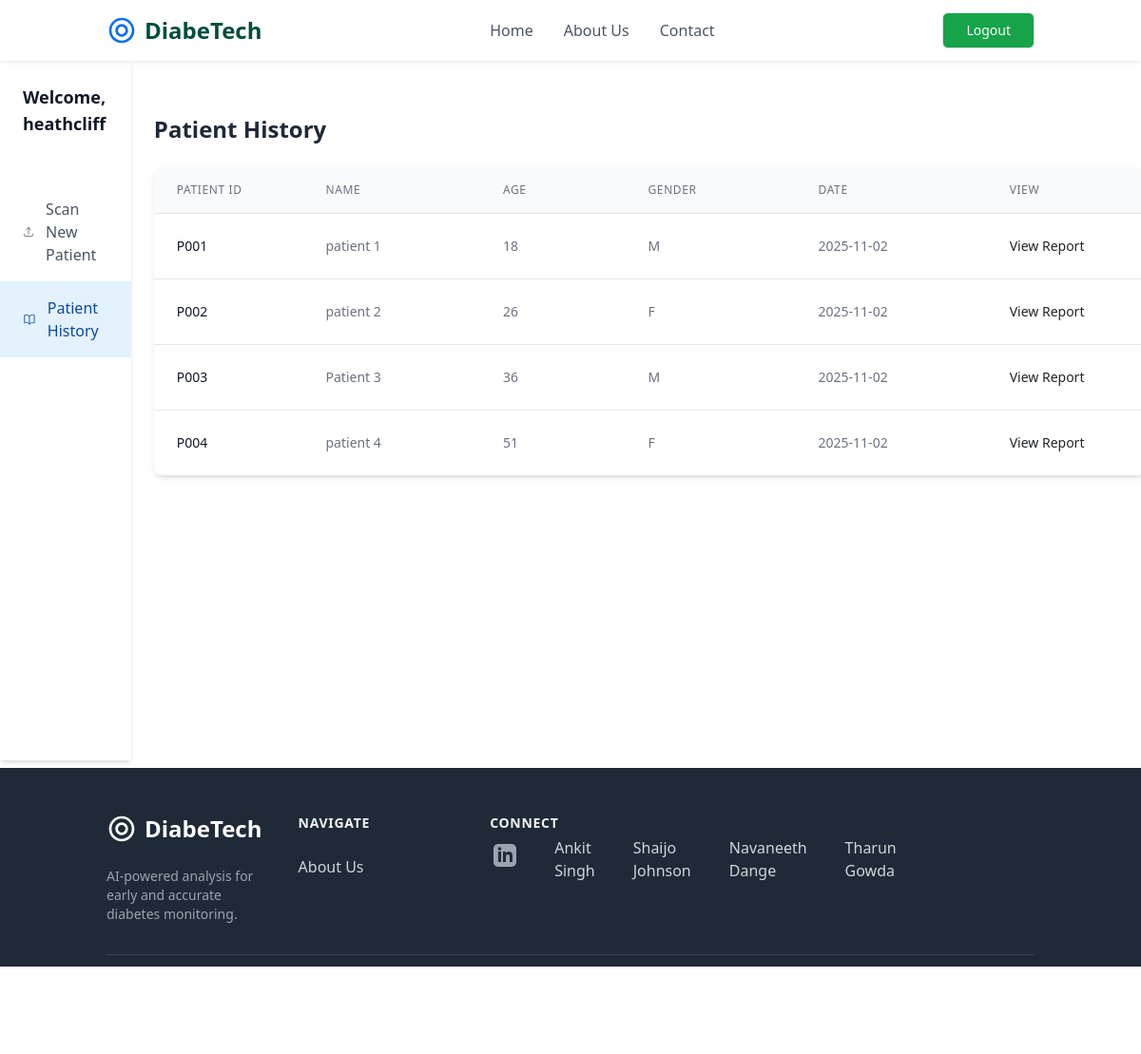
The page /patienthistory (signed in) on the database as committed earlier.
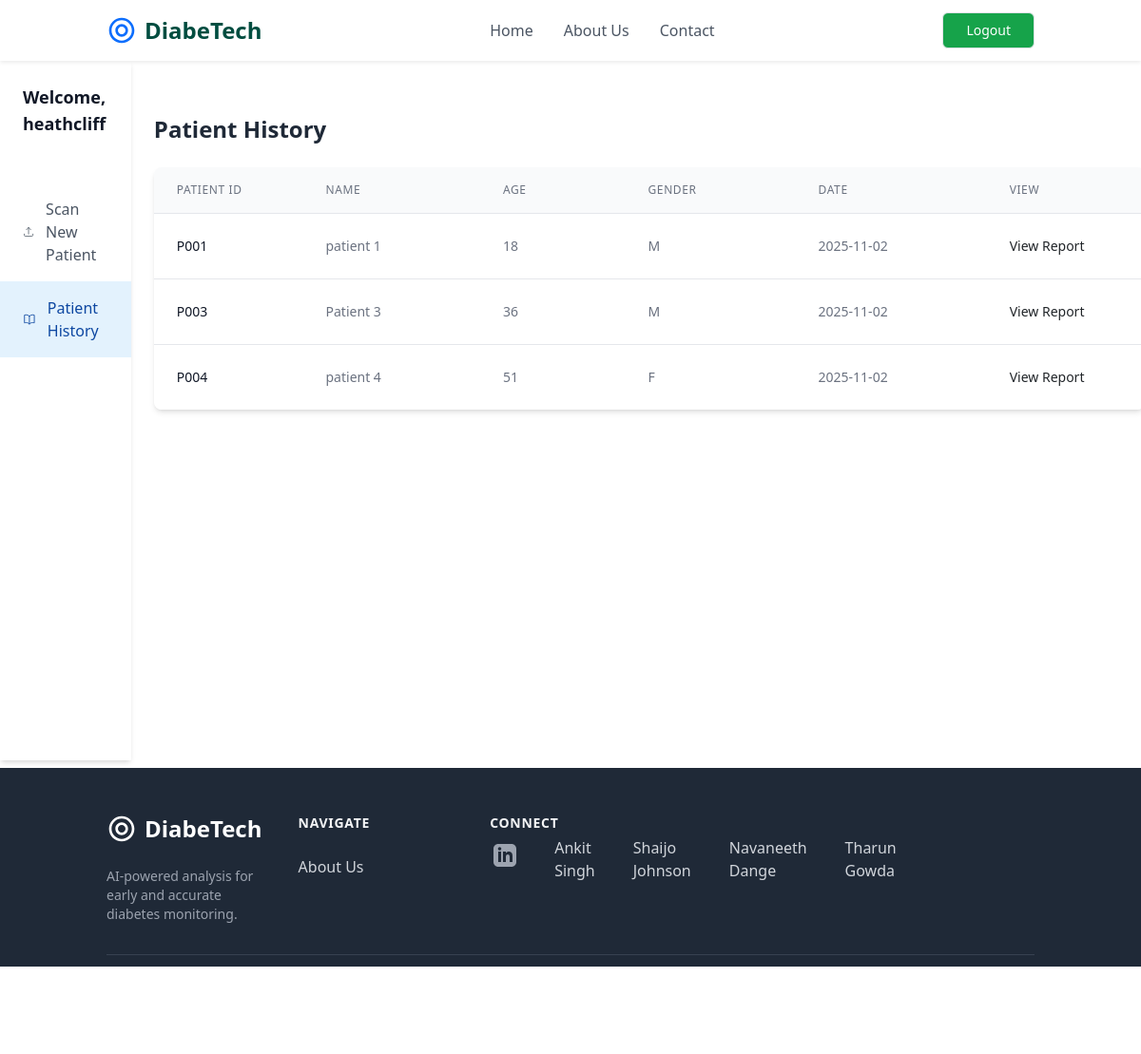
The same page on the database as committed later.
### retinopathy/modules.py (models this page shows, shortened)
class User(db.Model, UserMixin):
    id = db.Column(db.Integer, primary_key = True)
    username = db.Column(db.String(20), unique = True, nullable = False)
    email = db.Column(db.String(120), unique = True, nullable = False)
    password = db.Column(db.String(60), nullable = False)
    patients = db.relationship('Patient', backref = 'doctor', lazy = True)

class Patient(db.Model):
    patient_id = db.Column(db.String(20), unique = True, nullable = False, primary_key = True)
    name = db.Column(db.String(100), nullable = False)
    age = db.Column(db.Integer, nullable = False)
    sex = db.Column(db.String(10), nullable = False)
    RightEye_image_file = db.Column(db.String(100), nullable = False, default = 'default.jpg')
    LeftEye_image_file = db.Column(db.String(100), nullable = False, default = 'default.jpg')
    RightEye_diagnosis = db.Column(db.String(200), nullable = False)
    LeftEye_diagnosis = db.Column(db.String(200), nullable = False)
    date_uploaded = db.Column(db.DateTime, nullable = False, default = datetime.utcnow)
    user_id = db.Column(db.Integer, db.ForeignKey('user.id'), nullable = False)
    processed_RightEye_image_file = db.Column(db.String(100), nullable = True)
    processed_LeftEye_image_file = db.Column(db.String(100), nullable = True)
    RightEye_prediction = db.Column(db.Integer, nullable = True)
    LeftEye_prediction = db.Column(db.Integer, nullable = True)

### retinopathy/routes.py (the view)
@app.route('/patienthistory')
@login_required
def patient_history():
    patients = Patient.query.filter_by(user_id=current_user.id).all()
    return render_template('patienthistory.html', patients=patients)

### retinopathy/modules.py (called while the page is built)
@login_manager.user_loader
def load_user(user_id):
    return User.query.get(int(user_id))

### retinopathy/templates/patienthistory.html (shortened to what this page needs)
{% extends "layout.html" %}
{% block content %}
<div class="flex h-screen" style="height: calc(100vh - 64px);">
            <aside class="w-64 bg-white shadow-md hidden md:block">
                <div class="py-4 px-6">
                    <h2 class="text-lg font-semibold text-gray-900">Welcome, {{ current_user.username }}</h2>
                </div>
                <nav class="mt-6">
                    <a href="{{ url_for('analyze_image') }}" data-page="scan-patient" class="flex items-center px-6 py-3 text-gray-600 hover:bg-gray-100">
                        <svg class="h-6 w-6" xmlns="http://www.w3.org/2000/svg" fill="none" viewBox="0 0 24 24" stroke-width="1.5" stroke="currentColor"><path stroke-linecap="round" stroke-linejoin="round" d="M3 16.5v2.25A2.25 2.25 0 005.25 21h13.5A2.25 2.25 0 0021 18.75V16.5m-13.5-9L12 3m0 0l4.5 4.5M12 3v13.5" /></svg>
                        <span class="ml-3">Scan New Patient</span>
                    </a>
                    <a href="{{ url_for('patient_history') }}" data-page="patient-list" class="flex items-center px-6 py-3 bg-secondary-light text-secondary-dark font-medium">
                        <span class="ml-3">Patient History</span>
                    </a>
                </nav>
            </aside>
<div class="p-4 md:p-8">
    <main>
        <div class="mt-8">
            <h2 class="text-2xl font-semibold text-gray-800 mb-4">Patient History</h2>
                <div class="mt-6 bg-white shadow-md rounded-lg overflow-hidden">
                    <table class="min-w-max divide-y divide-gray-200">
                        <thead class="bg-gray-50">
                            <tr>
                                <th scope="col" class="px-6 py-3 text-left text-xs font-medium text-gray-500 uppercase tracking-wider">Patient ID</th>
                                <th scope="col" class="px-16 py-3 text-left text-xs font-medium text-gray-500 uppercase tracking-wider">Name</th>
                                <th scope="col" class="px-16 py-3 text-left text-xs font-medium text-gray-500 uppercase tracking-wider">Age</th>
                                <th scope="col" class="px-16 py-3 text-left text-xs font-medium text-gray-500 uppercase tracking-wider">Gender</th>
                                <th scope="col" class="px-16 py-3 text-left text-xs font-medium text-gray-500 uppercase tracking-wider">Date</th>
                                <th scope="col" class="px-16 py-3 text-left text-xs font-medium text-gray-500 uppercase tracking-wider">View</th>
                            </tr>
                        </thead>
                        <tbody class="bg-white divide-y divide-gray-200">
                        {% for patient in patients %}
                            <tr>
                                <td class="px-6 py-4 whitespace-nowrap text-sm font-medium text-gray-900">{{ patient.patient_id }}</td>
                                <td class="px-16 py-4 whitespace-nowrap text-sm text-gray-500">{{ patient.name }}</td>
                                <td class="px-16 py-4 whitespace-nowrap text-sm text-gray-500">{{ patient.age }}</td>
                                <td class="px-16 py-4 whitespace-nowrap text-sm text-gray-500">{{ patient.sex }}</td>
                                <td class="px-16 py-4 whitespace-nowrap text-sm text-gray-500">{{ patient.date_uploaded.strftime('%Y-%m-%d') }}
                                <td class="px-16 py-4 whitespace-nowrap text-right text-sm font-medium">
                                    <a href="{{ url_for('patient_report', patient_id=patient.patient_id) }}" class="text-secondary-DEFAULT hover:text-secondary-dark">View Report</a>
                                </td>
                            </tr>
                        {% endfor %}
                        </tbody>
                    </table>
                </div>
            </div>
        </main>
    </div>
{% endblock content %}

### retinopathy/templates/layout.html (shortened to what this page needs)
<!DOCTYPE html>
<html lang="en">
<head>
    <script src="https://cdn.tailwindcss.com"></script>
    <link href="https://cdn.jsdelivr.net/npm/bootstrap@5.1.3/dist/css/bootstrap.min.css" rel="stylesheet">
</head>
<body>
        <header class="bg-white shadow-sm sticky top-0 z-50">
            <nav class="container mx-auto px-4 sm:px-6 lg:px-8">
                <div class="flex justify-between items-center h-16">
                    <a href="{{ url_for('home') }}" data-page="home" class="flex-shrink-0 flex items-center">
                        <span class="ml-2 text-2xl font-bold text-primary-dark">DiabeTech</span>
                    </a>
                    <div class="hidden md:flex md:items-center md:space-x-8">
                        <a href="{{ url_for('home') }}" data-page="home" class="font-medium text-gray-600 hover:text-primary transition">Home</a>
                        <a href="{{ url_for('about') }}" data-page="about" class="font-medium text-gray-600 hover:text-primary transition">About Us</a>
                        <a href="#main-footer" data-page="contact" class="font-medium text-gray-600 hover:text-primary transition">Contact</a>
                    </div>
                     {% if not current_user.is_authenticated %}
                     <div class="flex  justify-center gap-10 ">
                        <a href="{{ url_for('login') }}" data-page="patient-list" class="hidden md:inline-flex px-4 py-2 border border-transparent text-sm font-medium rounded-md text-white bg-green-600 hover:bg-green-900 transition hover:scale-105">
                            Login
                        </a>
                        <a href="{{ url_for('register') }}" data-page="patient-list" class="hidden md:inline-flex px-4 py-2 border border-transparent text-sm font-medium rounded-md text-white bg-green-600 hover:bg-green-900 transition hover:scale-105">
                             Register
                        </a>
                    </div>
                    {% else %}
                        <a href="{{ url_for('logout') }}" class="hidden md:inline-flex items-center px-4 py-2 border border-transparent text-sm font-medium rounded-md text-white bg-green-600 hover:bg-green-900 transition hover:scale-105">
                            Logout
                        </a>
                    {% endif %}
            </nav>
        </header>
        <main>
            {% block content %}{% endblock %}
        </main>
        <footer id="main-footer" class="bg-gray-800 text-gray-300 mt-2">
            <div class="container mx-auto px-4 sm:px-6 lg:px-8 py-12">
                <div class="grid grid-cols-2 md:grid-cols-4 lg:grid-cols-5 gap-8">
                    <div class="col-span-2 lg:col-span-1">
                        <div class="flex items-center">
                            <span class="ml-2 text-2xl font-bold text-white">DiabeTech</span>
                        </div>
                        <p class="mt-4 text-sm text-gray-400">AI-powered analysis for early and accurate diabetes monitoring.</p>
                    </div>
                    <div>
                        <h3 class="text-sm font-semibold text-gray-100 tracking-wider uppercase">Navigate</h3>
                        <ul class="mt-4 space-y-2">
                            <li><a href="{{ url_for('about') }}" data-page="about" class="text-base text-gray-300 hover:text-white">About Us</a></li>
                    </div>
                    <div>
                        <h3 class="text-sm font-semibold text-gray-100 tracking-wider uppercase">Connect</h3>
                        <div class="flex gap-10 mt-1 pl-1 ">
                            <a class="text-gray-400 hover:text-white">
                                <a href="https://www.linkedin.com/in/ankit-singh-a16a51334?utm_source=share&utm_campaign=share_via&utm_content=profile&utm_medium=android_app" class="block">Ankit Singh</a>
                                <a href="https://www.linkedin.com/in/shaijo-johnson-698a42334?utm_source=share&utm_campaign=share_via&utm_content=profile&utm_medium=android_app" class="block">Shaijo Johnson</a>
                                <a href="https://www.linkedin.com/in/h-navaneeth-dange-7b820b330?utm_source=share&utm_campaign=share_via&utm_content=profile&utm_medium=android_app" class="block">Navaneeth Dange</a>
                                <a href="https://www.linkedin.com/in/tharun-944249366?utm_source=share&utm_campaign=share_via&utm_content=profile&utm_medium=android_app" class="block">Tharun Gowda</a>
                            </a>
                        </div>
                    </div>
                </div>
                <div class="mt-8 border-t border-gray-700 pt-8 text-center">
                    <p class="text-base text-gray-400">&copy; 2025 DiabeTech. All rights reserved.</p>
                </div>
            </div>
        </footer>
    </body>

Rows that differ between the two databases and show on the page:
removed Patient: patient_id "P002", name "patient 2", age "26", sex "F", date_uploaded "2025-11-02"
